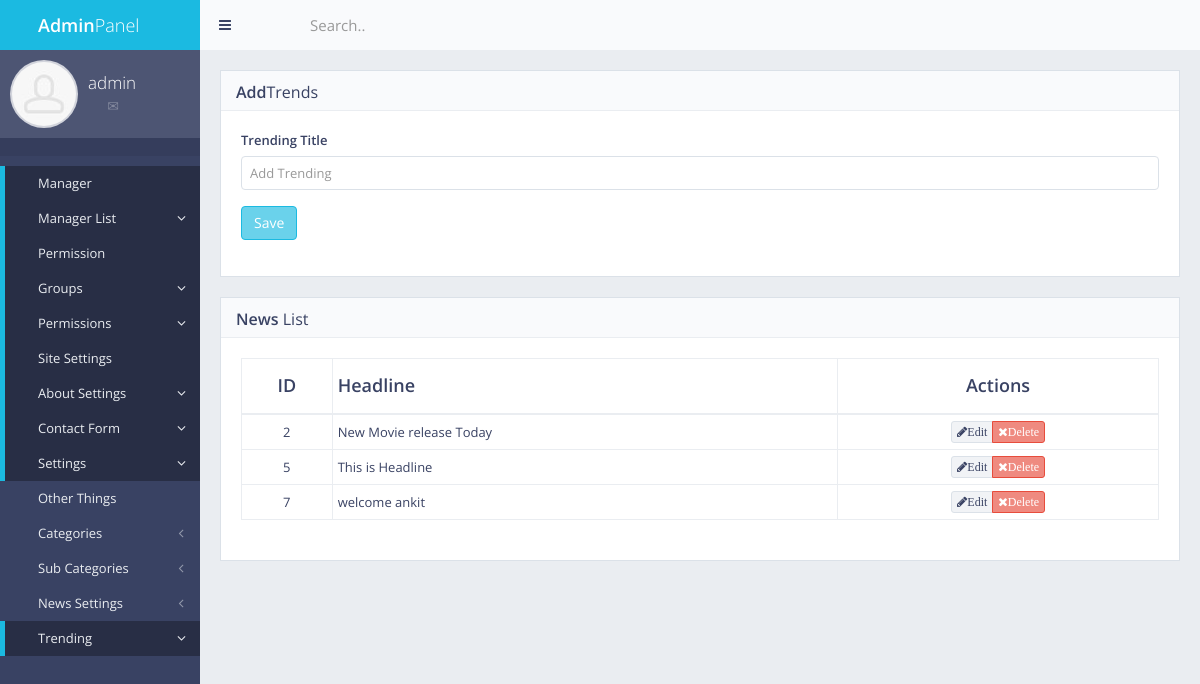
The page /panel/trending/ (signed in) on the database its author committed.
### trending/models.py (models this page shows, shortened)
class Trending(models.Model):
    headline = models.CharField(max_length=250)

### trending/views.py (the view, shortened to what this page needs)
# urls.py: path('panel/trending/', views.trending_add, name='trending_add'),
def trending_add(request):
    if not request.user.is_authenticated:
        return redirect('mylogin')
    trending = Trending.objects.all()
    return render(request, 'back/trending.html', {'trending':trending})

### myapp/templatetags/extra_auth.py (called while the page is built)
@register.filter(name="has_group")
def has_group(user, group_name):
    return user.groups.filter(name=group_name).exists()

### myapp/templates/back/trending.html (shortened to what this page needs)
{% extends "back/master.html" %}
{% load static %}
{% block mainblock %}
                        <div class="block full">
                            <div class="block-title">
                                <h2><strong>Add</strong>Trends</h2>
                            </div>
        <form action="" enctype="multipart/form-data" method="post" class="form-group">
            <div class="form-group">
                <label>Trending Title</label>
                <input type="text" id="trending" name="trending" class="form-control" placeholder="Add Trending">
            </div>
            <div class="form-group">
                <button type="submit" class="btn btn-primary">Save</button>
            </div>
        </form>
    </div>
                        <div class="block full">
                            <div class="block-title">
                                <h2><strong>News</strong> List</h2>
                            </div>
                            <div class="table-responsive">
                                <table id="example-datatable" class="table table-vcenter table-condensed table-bordered">
                                    <thead>
                                        <tr>
                                            <th class="text-center">ID</th>
                                            <th>Headline</th>
                                            <th class="text-center">Actions</th>
                                        </tr>
                                    </thead>
                                    <tbody>
                                    {% for c in trending %}
                                        <tr>
                                            <td class="text-center">{{c.id}}</td>
                                            <td>{{c.headline}}</td>
                                            <td class="text-center">
                                                <div class="btn-group">
                                                    <a href="{% url 'trending_edit' id=c.pk %}" data-toggle="tooltip" title="Edit" class="btn btn-xs btn-default"><i class="fa fa-pencil">Edit</i></a>
                                                    <a href="{% url 'trending_del' id=c.pk %}" data-toggle="tooltip" title="Delete" class="btn btn-xs btn-danger"><i class="fa fa-times">Delete</i></a>
                                                </div>
                                            </td>
                                        </tr>
                                    {% endfor %}
                                    </tbody>
                                </table>
                            </div>
                        </div>
{% endblock %}

### myapp/templates/back/master.html (shortened to what this page needs)
{% load static %}
{% load extra_auth %}
{% if user.is_authenticated %}
<!DOCTYPE html>
 <html class="no-js" lang="en">
<head>
    <link rel="stylesheet" href="{% static "back/css/bootstrap.min.css" %}">
    <link rel="stylesheet" href="{% static "back/css/plugins.css" %}">
    <link rel="stylesheet" href="{% static "back/css/main.css" %}">
    <link rel="stylesheet" href="{% static "back/css/themes.css" %}">
</head>
<body>
<div id="page-wrapper">
    <div id="page-container" class="sidebar-partial sidebar-visible-lg sidebar-no-animations">
        <div id="sidebar">
            <div id="sidebar-scroll">
                <div class="sidebar-content">
                    <a href="/panel" class="sidebar-brand">
                        <i class="gi gi-flash"></i><span class="sidebar-nav-mini-hide"><strong>Admin</strong>Panel</span>
                    </a>
                    <div class="sidebar-section sidebar-user clearfix sidebar-nav-mini-hide">
                        <div class="sidebar-user-avatar">
                            <a href="page_ready_user_profile.html">
                                <img src="{% static "back/img/placeholders/avatars/avatar2.jpg" %}" alt="avatar">
                            </a>
                        </div>
                        <div class="sidebar-user-name">{{request.user}}</div>
                        <div class="sidebar-user-links">
                            <a href="page_ready_user_profile.html" data-toggle="tooltip" data-placement="bottom" title="Profile"><i class="gi gi-user"></i></a>
                            <a href="page_ready_inbox.html" data-toggle="tooltip" data-placement="bottom" title="Messages"><i class="gi gi-envelope"></i></a>
                            <a href="{% url 'change_pass' %}" class="enable-tooltip" data-placement="bottom" title="Settings"><i class="gi gi-cogwheel"></i></a>
                            <a href="{% url 'mylogout' %}" data-toggle="tooltip" data-placement="bottom" title="Logout"><i class="gi gi-exit"></i></a>
                        </div>
                    </div>
                    <ul class="sidebar-section sidebar-themes clearfix sidebar-nav-mini-hide">
                    </ul>
                    <ul class="sidebar-nav">
                        {% if request.user|has_group:"masteruser" %}
                        <li>
                         <a href="{% url 'panel' %}" class=" active"><i class="gi gi-stopwatch sidebar-nav-icon"></i><span class="sidebar-nav-mini-hide">Manager</span></a>
                         </li>
                        <li>
                            <a href="{% url 'manager_list' %}" class=" active"><i class="fa fa-angle-left sidebar-nav-indicator sidebar-nav-mini-hide"></i><i class="gi gi-show_big_thumbnails sidebar-nav-icon"></i><span class="sidebar-nav-mini-hide">Manager List</span></a>
                        </li>
                        <li>
                         <a href="{% url 'panel' %}" class=" active"><i class="gi gi-stopwatch sidebar-nav-icon"></i><span class="sidebar-nav-mini-hide">Permission</span></a>
                         </li>
                        <li>
                            <a href="{% url 'manager_group' %}" class=" active"><i class="fa fa-angle-left sidebar-nav-indicator sidebar-nav-mini-hide"></i><i class="gi gi-show_big_thumbnails sidebar-nav-icon"></i><span class="sidebar-nav-mini-hide">Groups</span></a>
                        </li>
                         <li>
                            <a href="{% url 'manager_perms' %}" class=" active"><i class="fa fa-angle-left sidebar-nav-indicator sidebar-nav-mini-hide"></i><i class="gi gi-show_big_thumbnails sidebar-nav-icon"></i><span class="sidebar-nav-mini-hide">Permissions</span></a>
                        </li>
                         <li>
                         <a href="{% url 'site_settings' %}" class=" active"><i class="gi gi-stopwatch sidebar-nav-icon"></i><span class="sidebar-nav-mini-hide">Site Settings</span></a>
                         </li>
                        <li>
                            <a href="{% url 'about_settings' %}" class=" active"><i class="fa fa-angle-left sidebar-nav-indicator sidebar-nav-mini-hide"></i><i class="gi gi-show_big_thumbnails sidebar-nav-icon"></i><span class="sidebar-nav-mini-hide">About Settings</span></a>
                        </li>
                          <li>
                            <a href="{% url 'contact_show' %}" class=" active"><i class="fa fa-angle-left sidebar-nav-indicator sidebar-nav-mini-hide"></i><i class="gi gi-show_big_thumbnails sidebar-nav-icon"></i><span class="sidebar-nav-mini-hide">Contact Form</span></a>
                        </li>
                        <li>
                            <a href="{% url 'site_settings' %}" class=" active"><i class="fa fa-angle-left sidebar-nav-indicator sidebar-nav-mini-hide"></i><i class="gi gi-show_big_thumbnails sidebar-nav-icon"></i><span class="sidebar-nav-mini-hide">Settings</span></a>
                        </li>
                             {% endif %}
                         <li>
                         <a href="{% url 'site_settings' %}" class="sidebar-nav-menu"><i class="gi gi-stopwatch sidebar-nav-icon"></i><span class="sidebar-nav-mini-hide">Other Things</span></a>
                         </li>
                            <li>
                            <a href="#" class="sidebar-nav-menu"><i class="fa fa-angle-left sidebar-nav-indicator sidebar-nav-mini-hide"></i><i class="gi gi-show_big_thumbnails sidebar-nav-icon"></i><span class="sidebar-nav-mini-hide">Categories</span></a>
                        </li>
                        <li>
                            <a href="#" class="sidebar-nav-menu"><i class="fa fa-angle-left sidebar-nav-indicator sidebar-nav-mini-hide"></i><i class="gi gi-show_big_thumbnails sidebar-nav-icon"></i><span class="sidebar-nav-mini-hide">Sub Categories</span></a>
                        </li>
                        <li>
                            <a href="#" class="sidebar-nav-menu"><i class="fa fa-angle-left sidebar-nav-indicator sidebar-nav-mini-hide"></i><i class="gi gi-show_big_thumbnails sidebar-nav-icon"></i><span class="sidebar-nav-mini-hide">News Settings</span></a>
                        </li>
                          <li>
                            <a href="{% url 'trending_add' %}" class=" active"><i class="fa fa-angle-left sidebar-nav-indicator sidebar-nav-mini-hide"></i><i class="gi gi-show_big_thumbnails sidebar-nav-icon"></i><span class="sidebar-nav-mini-hide">Trending</span></a>
                        </li>
                    </ul>
                </div>
            </div>
        </div>
        <div id="main-container">
            <header class="navbar navbar-default">
                <ul class="nav navbar-nav-custom">
                    <li>
                        <a href="javascript:void(0)" onclick="App.sidebar('toggle-sidebar');this.blur();">
                            <i class="fa fa-bars fa-fw"></i>
                        </a>
                    </li>
                    <li class="dropdown">
                        <a href="javascript:void(0)" class="dropdown-toggle" data-toggle="dropdown">
                            <i class="gi gi-settings"></i>
                        </a>
                    </li>
                </ul>
                <form action="page_ready_search_results.html" method="post" class="navbar-form-custom">
                    <div class="form-group">
                        <input type="text" id="top-search" name="top-search" class="form-control" placeholder="Search..">
                    </div>
                </form>
            </header>
            <div id="page-content">
                {% block mainblock %}
                {% endblock %}
            </div>
        </div>
    </div>
</div>
</body>
</html>
{% endif %}

### rows shown on the page
Trending: id "2", headline "New Movie release Today"
Trending: id "5", headline "This is Headline"
Trending: id "7", headline "welcome ankit"

### other values the page prints
{{ request.user }} "admin"
